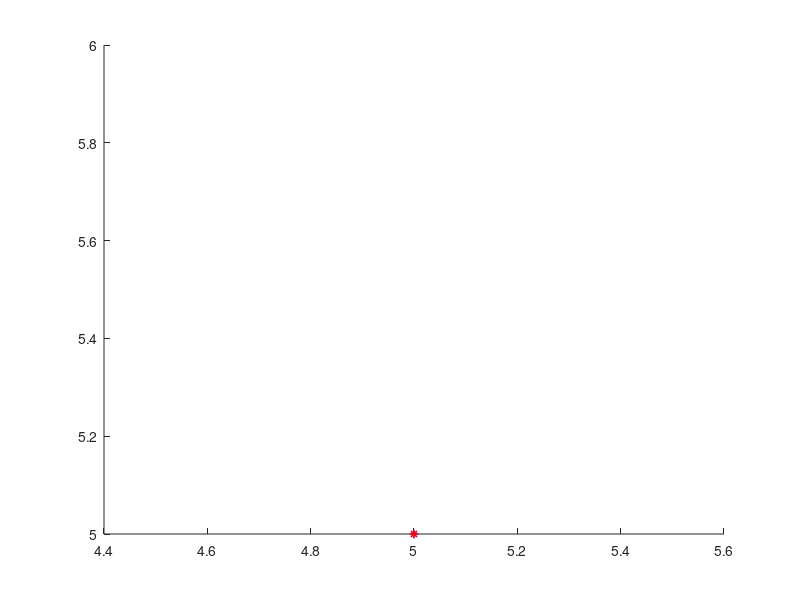

Here is the MATLAB script that generated this plot:
i=2;
chaser(1).x=input('Enter the x-coordinate of the chaser');
chaser(1).y=input('Enter the y-coordinate of the chaser');
hold on
 plot(chaser(1).x,chaser(1).y,'b*');
target(1).x=input('Enter the x-coordinate of the target');
target(1).y=input('Enter the y-coordinate of the target');
hold on
 plot(target(1).x,target(1).y,'r*');
target(2).x=input('Enter the x-coordinate of the target');
target(2).y=input('Enter the y-coordinate of the target');
hold on
 plot(target(2).x,target(2).y,'r*');
m=(target(i).y-target(1).y)/(target(i).x-target(1).x);
 %d = m * 10;
if(m<=1)
  target(3).x=target(i).x+1;
  target(3).y=target(i).y+m;
else
  target(3).y=target(i).y+1;
  target(3).x=target(i).x+(1/m);
end
hold on
  plot(target(3).x,target(3).y,'r*');
%i++; 
%end
%plot([target.x],[target.y]); 
%plot([target.x],[target.y],'o'); 
x1=chaser(1).x;
y1=chaser(1).y;
x2=target(3).x;
y2=target(3).y;
n=(y2-y1)/(x2-x1);
v=input('Enter velocity of chaser');
c=0;
a=n*n+1;
b=n*c-n*y1-x1;
d=y1*y1-v*v+x1*x1-(2*c*y1)+c*c;
xa=(-b+sqrt(b*b-(4*a*d)))/(2*a);
xb=(-b-sqrt(b*b-(4*a*d)))/(2*a);
ya=n*((-b+sqrt(b*b-(4*a*d)))/(2*a))+c;
yb=n*((-b-sqrt(b*b-(4*a*d)))/(2*a))+c;
if((y2-ya)<(y2-yb))
 chaser(2).x=xa;
 chaser(2).y=ya;
else
 chaser(2).x=xb;
 chaser(2).y=yb;
end
hold on
 plot(chaser(2).x,chaser(2).y,'r*');
%plot([chaser.x],[chaser.y],'o'); 
